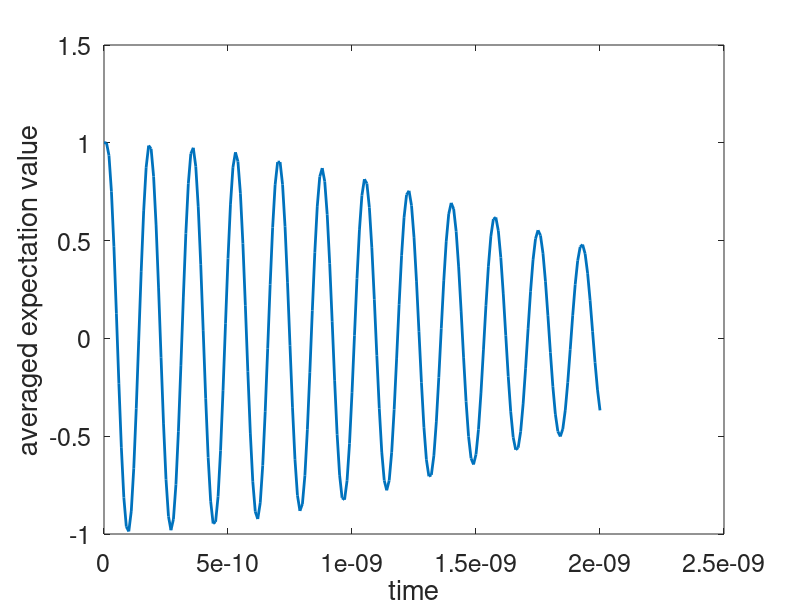

MATLAB code to generate this figure:
%% ronson_chan_2_5

clc
clear all
close all

% parameters definition
% B0 = linspace(0,0.1,32); % T change B strength from 0 to 0.1 with 32 increments
B0 = 0.1;
gnp = -17.235e6 * 2*pi; % in radians
gnsi = 8.458e6 * 2*pi;
ge = 2*pi*28e9;
Ap = 117e6 *2*pi;
sx = [0,1;1,0];
sy = [0,-1i;1i,0];
sz = [1,0;0,-1];
hbar = 1;
I = eye(2);

% N = 3;
prompt = "Enter value for N: ";
N = input(prompt);  % N is the number of silicon atom 
% for q2.1, choose N = 3
size = N+2; % it's always N silicon atom plus 1 electron 
            % plus 1 phosphours 
tic; 
spin_x = zeros(2^size, 2^size, size);  
spin_y = zeros(2^size, 2^size, size); 
spin_z = zeros(2^size, 2^size, size); 
% initialize a 3D array where X/Y plane stores 
% the data of your tensor
% and have the order of spins stacking
% on top of each other
           
% for X orientation
for i = 1:size
    if i == 1
        spin_x(1:2,1:2,i) = sx;      
    else
        spin_x(1:2,1:2,i) = I;
   
    end
    for j = 2:size
        if i == j
            spin_x(1:2^j,1:2^j,i) = kron(spin_x(1:2^(j-1),1:2^(j-1),i),sx);
        else
            spin_x(1:2^j,1:2^j,i) = kron(spin_x(1:2^(j-1),1:2^(j-1),i),I);
        end
    end
end
% for y orientation
for i = 1:size
    if i == 1
        spin_y(1:2,1:2,i) = sy;
        
    else
        spin_y(1:2,1:2,i) = I;
   
    end
    for j = 2:size
        if i == j
            spin_y(1:2^j,1:2^j,i) = kron(spin_y(1:2^(j-1),1:2^(j-1),i),sy);
        else
            spin_y(1:2^j,1:2^j,i) = kron(spin_y(1:2^(j-1),1:2^(j-1),i),I);
        end
    end    
end
% for z orientation
for i = 1:size
    if i == 1
        spin_z(1:2,1:2,i) = sz;
        
    else
        spin_z(1:2,1:2,i) = I;
   
    end
    for j = 2:size
        if i == j
            spin_z(1:2^j,1:2^j,i) = kron(spin_z(1:2^(j-1),1:2^(j-1),i),sz);
        else
            spin_z(1:2^j,1:2^j,i) = kron(spin_z(1:2^(j-1),1:2^(j-1),i),I);
        end
    end   
end
% q2.2 materials

A = zeros(N,1);
B = linspace(0, 0.1, 50);
for i = 1:length(A)
   A(i) = rand() * 2*pi*50e6/hbar; 
end

Hi = zeros(2^size, 2^size) ;
Hsi = zeros(2^size, 2^size);
for i = 1:N
    Hsi = Hsi + gnsi*B0*spin_z(:,:,i+2);
    Hi = Hi + A(i)*(spin_x(:,:,1)*spin_x(:,:,i+2)...
        + spin_y(:,:,1)*spin_y(:,:,i+2) + spin_z(:,:,1)*spin_z(:,:,i+2));
end
H_tot = -ge*B0*spin_z(:,:,1) + gnp*B0*spin_z(:,:,2)...
        + Ap*(spin_x(:,:,1)*spin_x(:,:,2) + spin_y(:,:,1)*spin_y(:,:,2) ...
        + spin_z(:,:,1)*spin_z(:,:,2)) + Hsi + Hi;
[V,D] = eig(H_tot);   

% set up initial state here
psi_x = (1/sqrt(2))*[1;1];
psi_z =  [0;1];
psi_0 = kron(psi_x, psi_z);
for i = 1:N
    v = [1; exp(1i*2*pi*rand())].*rand(2,1);
    v = v/norm(v);
    psi_0 = kron(psi_0,v);
end

% time evolution
t_start = 0;
t_ends = 2e-9;
% t_ends = 1e-9
t_step = 1e-11;
time = t_start:t_step:t_ends;
T = length(time);

psi = zeros(2^size, T);
psi(:,1) = psi_0;
for i = 2:T
    % time evolution operator U
   U = expm(-1i*H_tot*time(i-1)/hbar);
   psi(:,i) = U*psi_0;
end
expec_x = zeros(1,T);
ave_exp = zeros(1,T);
% construct expectation value
rep = 50;
for n = 1:rep
    for i = 1:T
        expec_x(n,i) = psi(:,i)' * spin_x(:,:,1) * psi(:,i);
    end
end
for i = 1:T
   ave_exp(i) = mean(expec_x(:,i)); 
end
toc; 
plot(time, ave_exp, 'LineWidth', 2)
xlabel('time');
ylabel('averaged expectation value');
set(gca, 'Fontsize', 18);